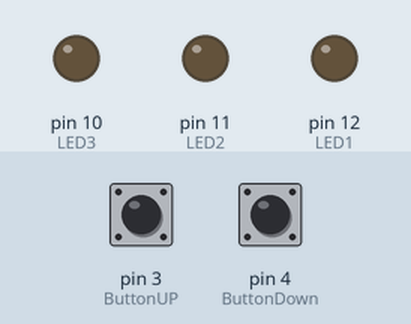
This sketch was run on a simulated Arduino Uno, built with avr-gcc and run on an emulated ATmega328P. Parts: output pins drawn as LEDs (lit = HIGH). The test bench sets the inputs (shaded band); at power-on: pin 3 (ButtonUP) LOW, pin 4 (ButtonDown) LOW.

Above: at 1.2 s.
1.3 s: pin 3 (ButtonUP) pulled HIGH for 0.15 s
At 2.3 s:
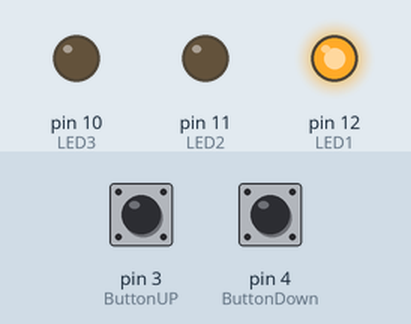
2.9 s: pin 3 (ButtonUP) pulled HIGH for 1 s
At 3.5 s:
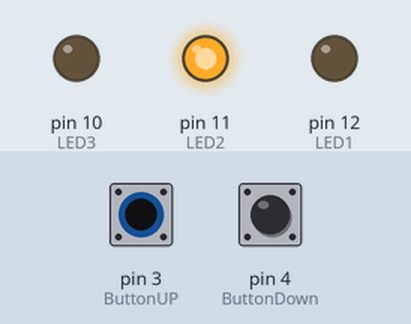
5.4 s: pin 3 (ButtonUP) pulled HIGH for 0.15 s
At 6.6 s:
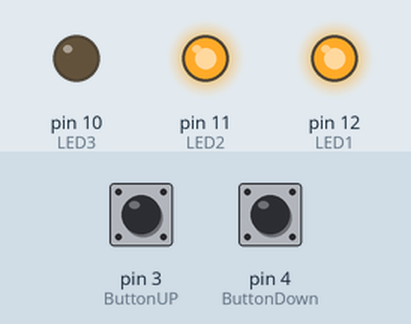
7.0 s: pin 3 (ButtonUP) pulled HIGH for 3.2 s
At 7.8 s:
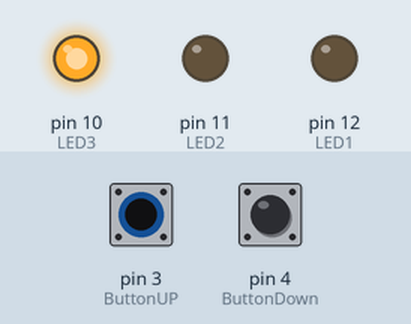
11.7 s: pin 3 (ButtonUP) pulled HIGH for 0.15 s
At 12.6 s:
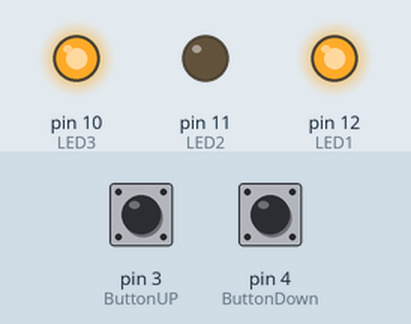
13.3 s: pin 3 (ButtonUP) pulled HIGH for 1 s
At 13.8 s:
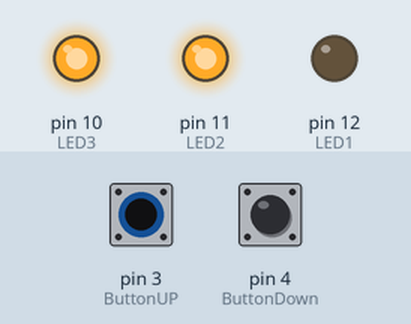
Timing chart, 0 to 16.3 s (numbered marks = the images above; inputs shaded):
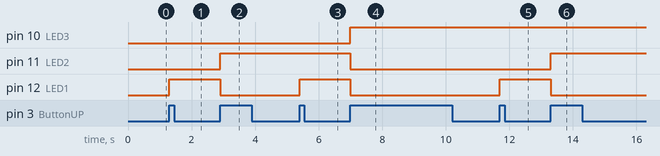

Measured:
- after the input at 1.3 s, pin 12 (LED1): LOW → HIGH at once
- after the input at 2.9 s, pin 11 (LED2): LOW → HIGH at once; pin 12 (LED1): HIGH → LOW at once
- after the input at 5.4 s, pin 12 (LED1): LOW → HIGH at once
- after the input at 7.0 s, pin 10 (LED3): LOW → HIGH at once; pin 11 (LED2), pin 12 (LED1): HIGH → LOW at once
- after the input at 11.7 s, pin 12 (LED1): LOW → HIGH at once
- after the input at 13.3 s, pin 11 (LED2): LOW → HIGH at once; pin 12 (LED1): HIGH → LOW at once

The sketch:

dkuzmy3Lab2.ino
```cpp
/*  Dmytro Kuzmyk,
 *  UIN 670920511
 *  NetID Dkuzmy3
 *  Lab 2 - Binomial counter
 *  The code is supposed to take a button as input to increment the binary number and display it with 3 led lights.
 *  A second button can decrement the bonary number.
 *  This code has been designed to rest the bit count when the bit value goes above 7
 *  This code also limits the minimum number of bit to 0, as the bit counter could go negative when down button is spammed
 */

int BitsValue = 0;  // a counter number for the bits

int ButtonUP = 3;   // button to increment the number, pin 3
int ButtonDown = 4; // button to decrement the number, pin 4

int LED1 = 12;      // leds on pins 12, 11, 10
int LED2 = 11;
int LED3 = 10;


void setup() {
  // put your setup code here, to run once:
  pinMode(LED1, OUTPUT);              // set up leds as output
  pinMode(LED2, OUTPUT);
  pinMode(LED3, OUTPUT);

  pinMode(ButtonUP, INPUT);           // set up buttons as input to the arduino
  pinMode(ButtonDown, INPUT);
}

void loop() {
  if(digitalRead(ButtonUP) == HIGH){  // when the arduino detects the button up is pressed
    BitsValue++;                      // we increment the value of the counter variable
    if(BitsValue%2 > 0){              // if the value with a reminder 2 is more than 0
      digitalWrite(LED1, HIGH);}      // we light up the led value 1
    else{digitalWrite(LED1, LOW);}    // else, we don't. lol

    if(BitsValue%4 > 1){              // if the value with the reminder 4 is more than 1
      digitalWrite(LED2, HIGH);}      // we light up the led value 2
    else{digitalWrite(LED2, LOW);}

    if(BitsValue%8 > 3){              // if the value with a reminder 8 is more than 3
      digitalWrite(LED3, HIGH);}      // we light up the led value 4
    else{digitalWrite(LED3, LOW);}
    delay(100);                       // delay

    while(digitalRead(ButtonUP) == HIGH){// this is made to stop the loop until the button is unpressed
    }
  }
  if(digitalRead(ButtonDown) == HIGH){// same goes for the decrement button, we just decrement the counter number
    BitsValue--;                      // and implement the same method

    if(BitsValue%2 > 0){
      digitalWrite(LED1, HIGH);}
    else{digitalWrite(LED1, LOW);}

    if(BitsValue%4 > 1){
      digitalWrite(LED2, HIGH);}
    else{digitalWrite(LED2, LOW);}

    if(BitsValue%8 > 3){
      digitalWrite(LED3, HIGH);}
    else{digitalWrite(LED3, LOW);}
    delay(100);

    while(digitalRead(ButtonDown) == HIGH){// this is made to stop the loop until the button is unpressed
    }
    }
  if(BitsValue < 0 || BitsValue > 7){BitsValue = 0;}// if the down button is pressed, we won't allow the bits to go below 0
                                                    // if the value of bits goes over 7, the value is reset

/*
  if(BitsValue%2 > 0){
    digitalWrite(LED1, HIGH);}
  else{digitalWrite(LED1, LOW);}

  if(BitsValue%4 > 0){
    digitalWrite(LED2, HIGH);}
  else{digitalWrite(LED2, LOW);}

  if(BitsValue%8 > 0){
    digitalWrite(LED3, HIGH);}
  else{digitalWrite(LED3, LOW);}
*/
  //delay(150);
}
```
